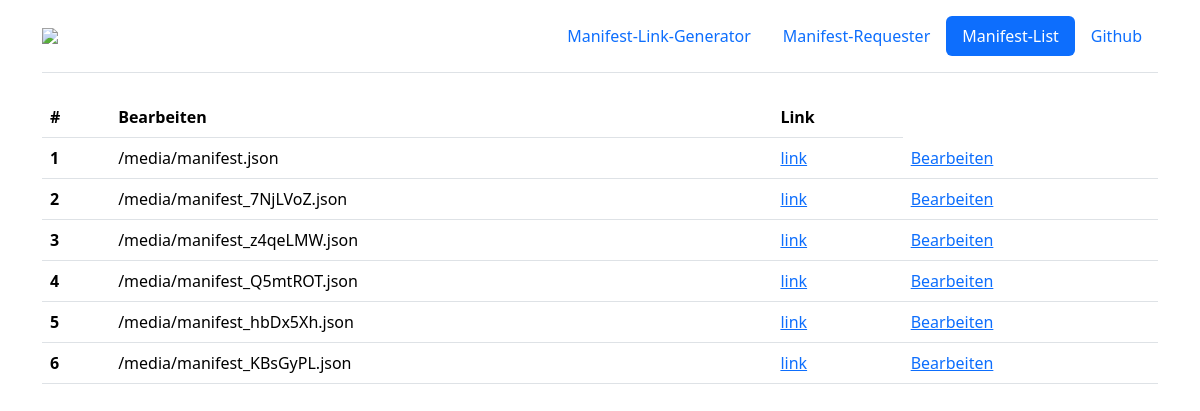
Page /list/ on the committed database.
### main/models.py (models this page shows)
class IIIFManifest(models.Model):
    manifest = models.JSONField()
    filename = models.CharField(max_length=100)
    file = models.FileField(upload_to='uploads/', default='uploads/manifest.json')
    created_at = models.DateTimeField(auto_now_add=True)

### main/views.py (the view)
# urls.py: path('list/', views.manifest_list, name="manifest_list"),
def manifest_list(request):
    manifests = IIIFManifest.objects.all()
    return render(request, 'main/manifest_list.html', {'manifest': manifests, 'active': 'manifest_list'})

### templates/main/manifest_list.html (shortened to what this page needs)
{% load static %}
<!DOCTYPE html>
<html>
    <link href="https://cdn.jsdelivr.net/npm/bootstrap@5.3.3/dist/css/bootstrap.min.css" rel="stylesheet">
    <link rel="stylesheet" href="https://cdn.ckeditor.com/ckeditor5/42.0.0/ckeditor5.css" />
<body>
    <div class="container">
    {% include 'main/basic/nav.html' %}
        <table class="table">
            <thead>
              <tr>
                <th scope="col">#</th>
                <th scope="col">Bearbeiten</th>
                <th scope="col">Link</th>
              </tr>
            </thead>
            <tbody>
              {% for i in manifest %}
              <tr>
                <th scope="row"> {{forloop.counter}} </th>
                <td> {{i.file.url}}  </td>
                <td > <a href="{% url 'link' i.id %}"> link </a>  </td>
                <td > <a href="{% url 'link' i.id %}"> Bearbeiten </a>  </td>
            </tr>
              {% endfor %}
            </tbody>
          </table>
</body>
<html>

### templates/main/basic/nav.html
<header class="d-flex flex-wrap justify-content-center py-3 mb-4 border-bottom">
    <a href="/" class="d-flex align-items-center mb-3 mb-md-0 me-md-auto link-body-emphasis text-decoration-none">
      <img src="https://www.ada.fu-berlin.de/_media/ADA_Logo_Rot_TextSeite_KeinRand1.png"  width="350rem">
    </a>
    <ul class="nav nav-pills">
      <li class="nav-item"><a href="{% url 'index' %}" class="nav-link {% if active == 'index' %} active {% endif %}">Manifest-Link-Generator</a></li>
      <li class="nav-item"><a href="#" class="nav-link">Manifest-Requester</a></li>
      <li class="nav-item"><a href="{% url 'manifest_list' %}" class="nav-link {% if active == 'manifest_list' %} active {% endif %}">Manifest-List</a></li>
      <li class="nav-item"><a target="_blank" href="https://github.com/users-pc/Ada-Humboldt-Hack.git" class="nav-link">Github</a></li>
    </ul>
  </header>

### rows in the picture
IIIFManifest: file "/media/manifest.json"
IIIFManifest: file "/media/manifest_7NjLVoZ.json"
IIIFManifest: file "/media/manifest_z4qeLMW.json"
IIIFManifest: file "/media/manifest_Q5mtROT.json"
IIIFManifest: file "/media/manifest_hbDx5Xh.json"
IIIFManifest: file "/media/manifest_KBsGyPL.json"
